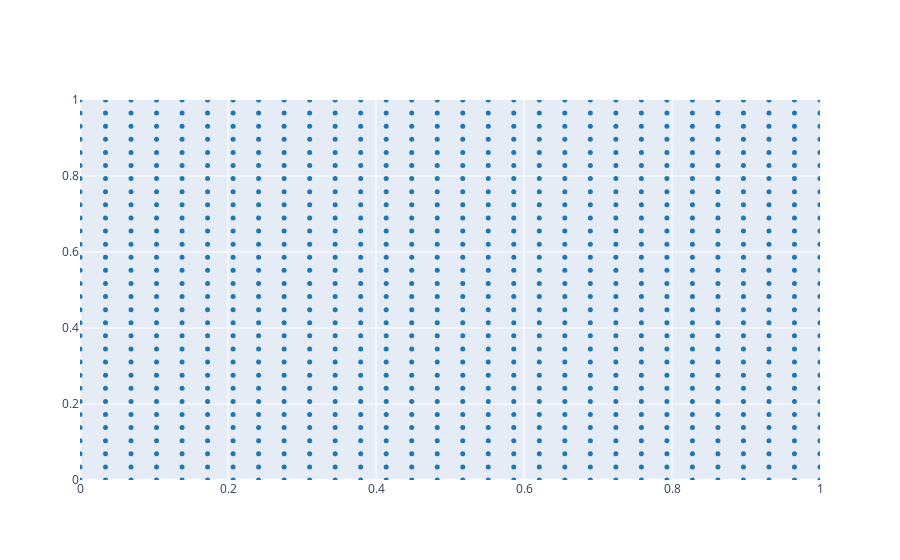

The cell this chart's notebook holds for it:
### Code cell
model.domain

### Figure 1 — Plotly figure (JSON) as saved in the notebook; plotly's stock layout.template omitted (floating-point values rounded to 4 significant figures; data arrays with more than 128 entries replaced by an {"elided": "..."} marker saying what was removed)
{"data": [{"marker": {"color": "#1f77b4", "size": 5}, "mode": "markers", "name": "type 1", "type": "scatter", "x": {"elided": "900 float values"}, "y": {"elided": "900 float values"}}], "layout": {"scene": {"aspectmode": "data"}, "xaxis": {"range": [0, 1]}, "yaxis": {"range": [0, 1]}}}
